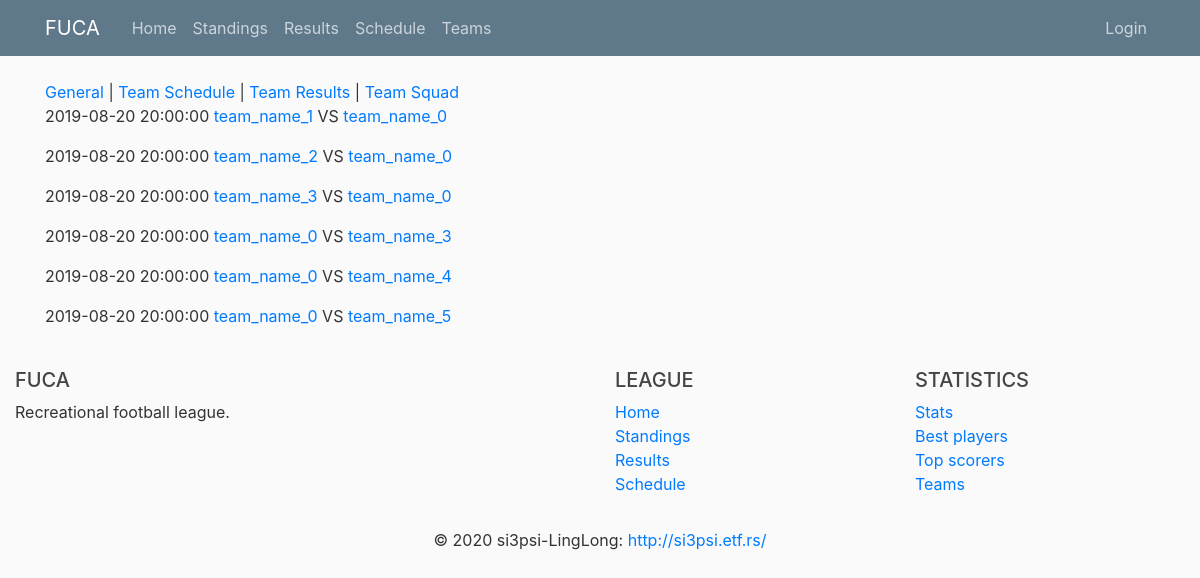
/teamresults/1, run on an earlier commit of the app's database.
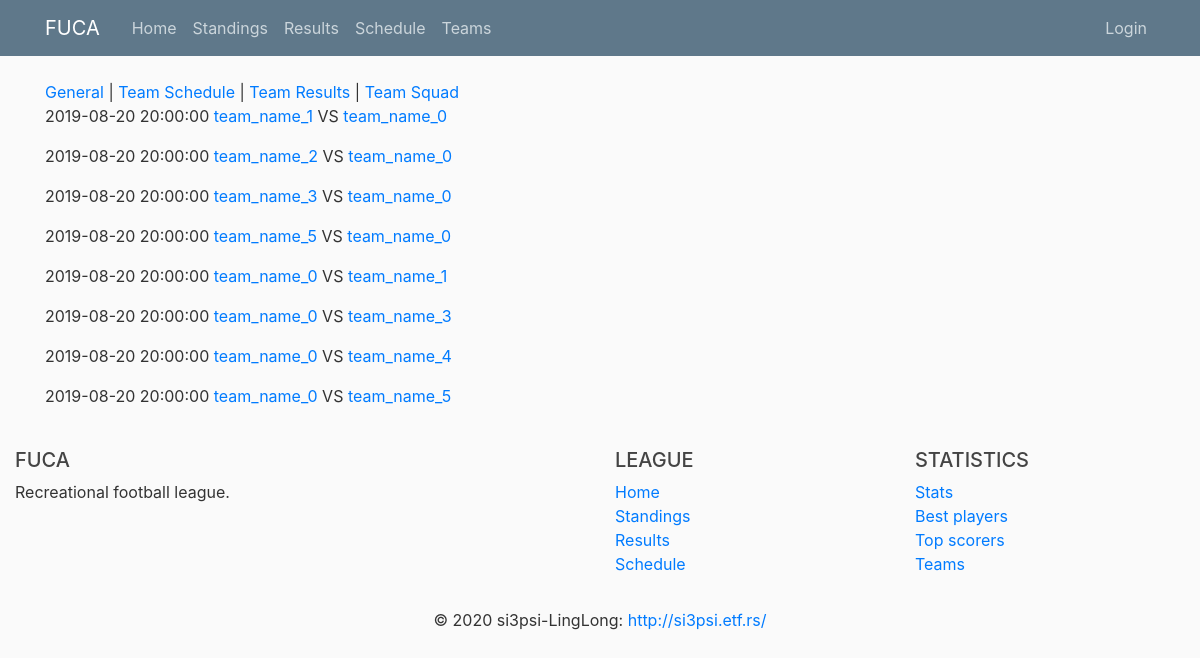
And on a later commit of the database.
### fuca/models.py (models this page shows, shortened)
class Team(db.Model):
    __tablename__ = 'team'
    id          = db.Column(db.Integer,     primary_key=True)
    name        = db.Column(db.String(100), nullable=False, unique=True)
    matches     = db.Column(db.Integer,     nullable=False, default=0)
    wins        = db.Column(db.Integer,     nullable=False, default=0)
    losses      = db.Column(db.Integer,     nullable=False, default=0)
    draws       = db.Column(db.Integer,     nullable=False, default=0)
    goal_diff   = db.Column(db.Integer,     nullable=False, default=0)
    logo_image  = db.Column(db.String(20),  nullable=False, default='default.jpg')
    captain_id  = db.Column(db.Integer, db.ForeignKey('player.id'))
    host_matches    = db.relationship('Match',  backref='host_team',    lazy=True,  foreign_keys=Match.host_team_id)
    guest_matches   = db.relationship('Match',  backref='guest_team',   lazy=True,  foreign_keys=Match.guest_team_id)
    players         = db.relationship('Player', backref='team',         lazy=True,  foreign_keys=Player.team_id)

class Match(db.Model):
    __tablename__ = 'match'
    id                      = db.Column(db.Integer, primary_key=True)
    date_time               = db.Column(db.DateTime, nullable=False)
    host_team_goals         = db.Column(db.Integer, default=0)
    host_team_yellow        = db.Column(db.Integer, default=0)
    host_team_red           = db.Column(db.Integer, default=0)
    host_team_shots         = db.Column(db.Integer, default=0)
    guest_team_goals        = db.Column(db.Integer, default=0)
    guest_team_yellow       = db.Column(db.Integer, default=0)
    guest_team_red          = db.Column(db.Integer, default=0)
    guest_team_shots        = db.Column(db.Integer, default=0)
    host_team_id     = db.Column(db.Integer, db.ForeignKey('team.id'), nullable=False)
    guest_team_id    = db.Column(db.Integer, db.ForeignKey('team.id'), nullable=False)
    best_player_id   = db.Column(db.Integer, db.ForeignKey('player.id'))
    statistics  = db.relationship('Statistics', backref='match', lazy=True)
    def jinja_dict(self):
        return {'date'          : self.date_time,
                'team1_name'    : self.host_team.name,
                'team1_goals'   : self.host_team_goals,
                'team1_id'      : self.host_team_id,
                'team2_name'    : self.guest_team.name,
                'team2_goals'   : self.guest_team_goals,
                'team2_id'      : self.guest_team_id,
                'id'            : self.id}

### fuca/routes/team_routes.py (the view)
@app.route("/teamresults/<int:id>")
def teamresults(id):
    results_db = Match.query.filter(Match.date_time <= datetime.now()).filter(Match.guest_team_id == id).all() +\
        Match.query.filter(Match.date_time <= datetime.now()).filter(Match.host_team_id == id).all()
    results_list = [result.jinja_dict() for result in results_db]
    return render_template('team/team-results.html', results=results_list, id=id, title='Team Results')

### fuca/templates/team/team-results.html
{% extends 'team/team-layout.html' %}
{% block team_content %}
    {% for result in results %}
        <p>{{ result.date }}
            <a href="{{ url_for('team', id=result.team1_id)}}">
                {{ result.team1_name }}
            </a>
            VS
            <a href="{{ url_for('team', id=result.team2_id)}}">
            {{ result.team2_name }}
            </a>
        </p>
    {% endfor %}
{% endblock team_content %}

What changed in the data, as far as the page shows it:
now on this page (row edited): Match: date "2019-08-20 20:00:00"
now on this page (row edited): Match: date "2019-08-20 20:00:00"
Also different on the page:
new list line: "team_name_5"
new list line: "VS"
new list line: "team_name_0"
new list line: "team_name_1"
